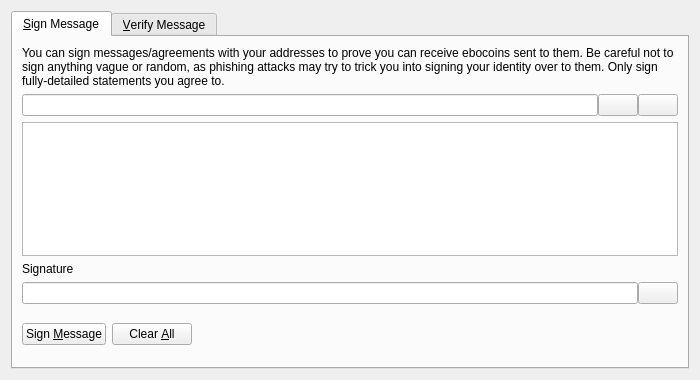
<?xml version="1.0" encoding="UTF-8"?>
<ui version="4.0">
 <class>SignVerifyMessageDialog</class>
 <widget class="QDialog" name="SignVerifyMessageDialog">
  <property name="geometry">
   <rect>
    <x>0</x>
    <y>0</y>
    <width>700</width>
    <height>380</height>
   </rect>
  </property>
  <property name="windowTitle">
   <string>Signatures - Sign / Verify a Message</string>
  </property>
  <property name="modal">
   <bool>true</bool>
  </property>
  <layout class="QVBoxLayout" name="verticalLayout">
   <item>
    <widget class="QTabWidget" name="tabWidget">
     <property name="currentIndex">
      <number>0</number>
     </property>
     <widget class="QWidget" name="tabSignMessage">
      <attribute name="title">
       <string>&amp;Sign Message</string>
      </attribute>
      <layout class="QVBoxLayout" name="verticalLayout_SM">
       <item>
        <widget class="QLabel" name="infoLabel_SM">
         <property name="text">
          <string>You can sign messages/agreements with your addresses to prove you can receive ebocoins sent to them. Be careful not to sign anything vague or random, as phishing attacks may try to trick you into signing your identity over to them. Only sign fully-detailed statements you agree to.</string>
         </property>
         <property name="textFormat">
          <enum>Qt::PlainText</enum>
         </property>
         <property name="wordWrap">
          <bool>true</bool>
         </property>
        </widget>
       </item>
       <item>
        <layout class="QHBoxLayout" name="horizontalLayout_1_SM">
         <property name="spacing">
          <number>0</number>
         </property>
         <item>
          <widget class="QValidatedLineEdit" name="addressIn_SM">
           <property name="toolTip">
            <string>The Ebocoin address to sign the message with</string>
           </property>
          </widget>
         </item>
         <item>
          <widget class="QPushButton" name="addressBookButton_SM">
           <property name="toolTip">
            <string>Choose previously used address</string>
           </property>
           <property name="text">
            <string/>
           </property>
           <property name="icon">
            <iconset resource="../bitcoin.qrc">
             <normaloff>:/icons/address-book</normaloff>:/icons/address-book</iconset>
           </property>
           <property name="shortcut">
            <string>Alt+A</string>
           </property>
           <property name="autoDefault">
            <bool>false</bool>
           </property>
          </widget>
         </item>
         <item>
          <widget class="QPushButton" name="pasteButton_SM">
           <property name="toolTip">
            <string>Paste address from clipboard</string>
           </property>
           <property name="text">
            <string/>
           </property>
           <property name="icon">
            <iconset resource="../bitcoin.qrc">
             <normaloff>:/icons/editpaste</normaloff>:/icons/editpaste</iconset>
           </property>
           <property name="shortcut">
            <string>Alt+P</string>
           </property>
           <property name="autoDefault">
            <bool>false</bool>
           </property>
          </widget>
         </item>
        </layout>
       </item>
       <item>
        <widget class="QPlainTextEdit" name="messageIn_SM">
         <property name="toolTip">
          <string>Enter the message you want to sign here</string>
         </property>
        </widget>
       </item>
       <item>
        <widget class="QLabel" name="signatureLabel_SM">
         <property name="text">
          <string>Signature</string>
         </property>
         <property name="textFormat">
          <enum>Qt::PlainText</enum>
         </property>
        </widget>
       </item>
       <item>
        <layout class="QHBoxLayout" name="horizontalLayout_2_SM">
         <property name="spacing">
          <number>0</number>
         </property>
         <item>
          <widget class="QLineEdit" name="signatureOut_SM">
           <property name="font">
            <font>
             <italic>true</italic>
            </font>
           </property>
           <property name="readOnly">
            <bool>true</bool>
           </property>
          </widget>
         </item>
         <item>
          <widget class="QPushButton" name="copySignatureButton_SM">
           <property name="toolTip">
            <string>Copy the current signature to the system clipboard</string>
           </property>
           <property name="text">
            <string/>
           </property>
           <property name="icon">
            <iconset resource="../bitcoin.qrc">
             <normaloff>:/icons/editcopy</normaloff>:/icons/editcopy</iconset>
           </property>
           <property name="autoDefault">
            <bool>false</bool>
           </property>
          </widget>
         </item>
        </layout>
       </item>
       <item>
        <layout class="QHBoxLayout" name="horizontalLayout_3_SM">
         <item>
          <widget class="QPushButton" name="signMessageButton_SM">
           <property name="toolTip">
            <string>Sign the message to prove you own this Ebocoin address</string>
           </property>
           <property name="text">
            <string>Sign &amp;Message</string>
           </property>
           <property name="icon">
            <iconset resource="../bitcoin.qrc">
             <normaloff>:/icons/edit</normaloff>:/icons/edit</iconset>
           </property>
           <property name="autoDefault">
            <bool>false</bool>
           </property>
          </widget>
         </item>
         <item>
          <widget class="QPushButton" name="clearButton_SM">
           <property name="toolTip">
            <string>Reset all sign message fields</string>
           </property>
           <property name="text">
            <string>Clear &amp;All</string>
           </property>
           <property name="icon">
            <iconset resource="../bitcoin.qrc">
             <normaloff>:/icons/remove</normaloff>:/icons/remove</iconset>
           </property>
           <property name="autoDefault">
            <bool>false</bool>
           </property>
          </widget>
         </item>
         <item>
          <spacer name="horizontalSpacer_1_SM">
           <property name="orientation">
            <enum>Qt::Horizontal</enum>
           </property>
           <property name="sizeHint" stdset="0">
            <size>
             <width>40</width>
             <height>48</height>
            </size>
           </property>
          </spacer>
         </item>
         <item>
          <widget class="QLabel" name="statusLabel_SM">
           <property name="font">
            <font>
             <weight>75</weight>
             <bold>true</bold>
            </font>
           </property>
           <property name="text">
            <string/>
           </property>
           <property name="wordWrap">
            <bool>true</bool>
           </property>
          </widget>
         </item>
         <item>
          <spacer name="horizontalSpacer_2_SM">
           <property name="orientation">
            <enum>Qt::Horizontal</enum>
           </property>
           <property name="sizeHint" stdset="0">
            <size>
             <width>40</width>
             <height>48</height>
            </size>
           </property>
          </spacer>
         </item>
        </layout>
       </item>
      </layout>
     </widget>
     <widget class="QWidget" name="tabVerifyMessage">
      <attribute name="title">
       <string>&amp;Verify Message</string>
      </attribute>
      <layout class="QVBoxLayout" name="verticalLayout_VM">
       <item>
        <widget class="QLabel" name="infoLabel_VM">
         <property name="text">
          <string>Enter the receiver's address, message (ensure you copy line breaks, spaces, tabs, etc. exactly) and signature below to verify the message. Be careful not to read more into the signature than what is in the signed message itself, to avoid being tricked by a man-in-the-middle attack. Note that this only proves the signing party receives with the address, it cannot prove sendership of any transaction!</string>
         </property>
         <property name="textFormat">
          <enum>Qt::PlainText</enum>
         </property>
         <property name="alignment">
          <set>Qt::AlignLeading|Qt::AlignLeft|Qt::AlignTop</set>
         </property>
         <property name="wordWrap">
          <bool>true</bool>
         </property>
        </widget>
       </item>
       <item>
        <layout class="QHBoxLayout" name="horizontalLayout_1_VM">
         <property name="spacing">
          <number>0</number>
         </property>
         <item>
          <widget class="QValidatedLineEdit" name="addressIn_VM">
           <property name="toolTip">
            <string>The Ebocoin address the message was signed with</string>
           </property>
          </widget>
         </item>
         <item>
          <widget class="QPushButton" name="addressBookButton_VM">
           <property name="toolTip">
            <string>Choose previously used address</string>
           </property>
           <property name="text">
            <string/>
           </property>
           <property name="icon">
            <iconset resource="../bitcoin.qrc">
             <normaloff>:/icons/address-book</normaloff>:/icons/address-book</iconset>
           </property>
           <property name="shortcut">
            <string>Alt+A</string>
           </property>
           <property name="autoDefault">
            <bool>false</bool>
           </property>
          </widget>
         </item>
        </layout>
       </item>
       <item>
        <widget class="QPlainTextEdit" name="messageIn_VM"/>
       </item>
       <item>
        <widget class="QValidatedLineEdit" name="signatureIn_VM"/>
       </item>
       <item>
        <layout class="QHBoxLayout" name="horizontalLayout_2_VM">
         <item>
          <widget class="QPushButton" name="verifyMessageButton_VM">
           <property name="toolTip">
            <string>Verify the message to ensure it was signed with the specified Ebocoin address</string>
           </property>
           <property name="text">
            <string>Verify &amp;Message</string>
           </property>
           <property name="icon">
            <iconset resource="../bitcoin.qrc">
             <normaloff>:/icons/transaction_0</normaloff>:/icons/transaction_0</iconset>
           </property>
           <property name="autoDefault">
            <bool>false</bool>
           </property>
          </widget>
         </item>
         <item>
          <widget class="QPushButton" name="clearButton_VM">
           <property name="toolTip">
            <string>Reset all verify message fields</string>
           </property>
           <property name="text">
            <string>Clear &amp;All</string>
           </property>
           <property name="icon">
            <iconset resource="../bitcoin.qrc">
             <normaloff>:/icons/remove</normaloff>:/icons/remove</iconset>
           </property>
           <property name="autoDefault">
            <bool>false</bool>
           </property>
          </widget>
         </item>
         <item>
          <spacer name="horizontalSpacer_1_VM">
           <property name="orientation">
            <enum>Qt::Horizontal</enum>
           </property>
           <property name="sizeHint" stdset="0">
            <size>
             <width>40</width>
             <height>48</height>
            </size>
           </property>
          </spacer>
         </item>
         <item>
          <widget class="QLabel" name="statusLabel_VM">
           <property name="font">
            <font>
             <weight>75</weight>
             <bold>true</bold>
            </font>
           </property>
           <property name="text">
            <string/>
           </property>
           <property name="wordWrap">
            <bool>true</bool>
           </property>
          </widget>
         </item>
         <item>
          <spacer name="horizontalSpacer_2_VM">
           <property name="orientation">
            <enum>Qt::Horizontal</enum>
           </property>
           <property name="sizeHint" stdset="0">
            <size>
             <width>40</width>
             <height>48</height>
            </size>
           </property>
          </spacer>
         </item>
        </layout>
       </item>
      </layout>
     </widget>
    </widget>
   </item>
  </layout>
 </widget>
 <customwidgets>
  <customwidget>
   <class>QValidatedLineEdit</class>
   <extends>QLineEdit</extends>
   <header>qvalidatedlineedit.h</header>
  </customwidget>
 </customwidgets>
 <resources>
  <include location="../bitcoin.qrc"/>
 </resources>
 <connections/>
</ui>
